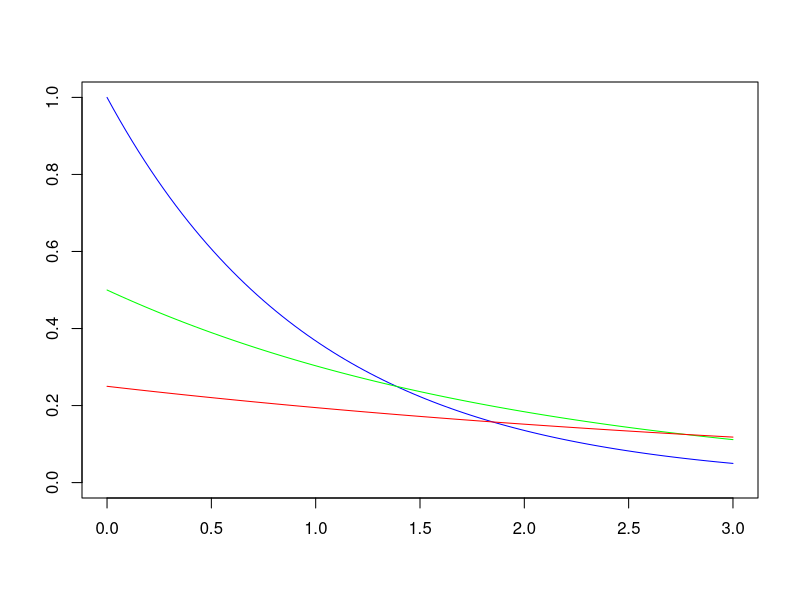
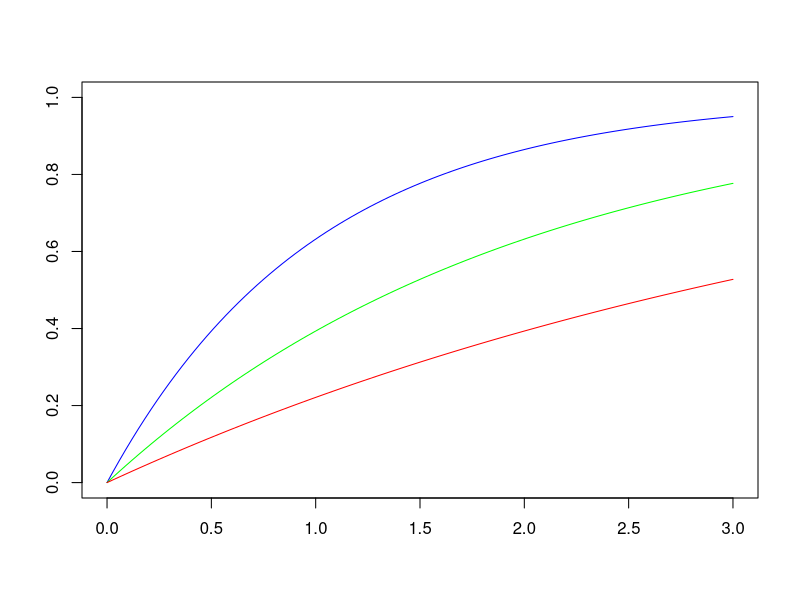
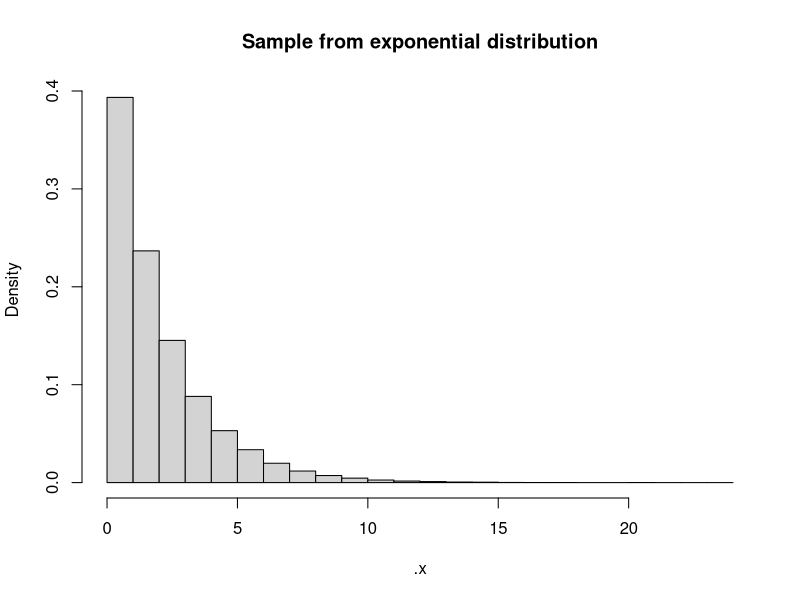
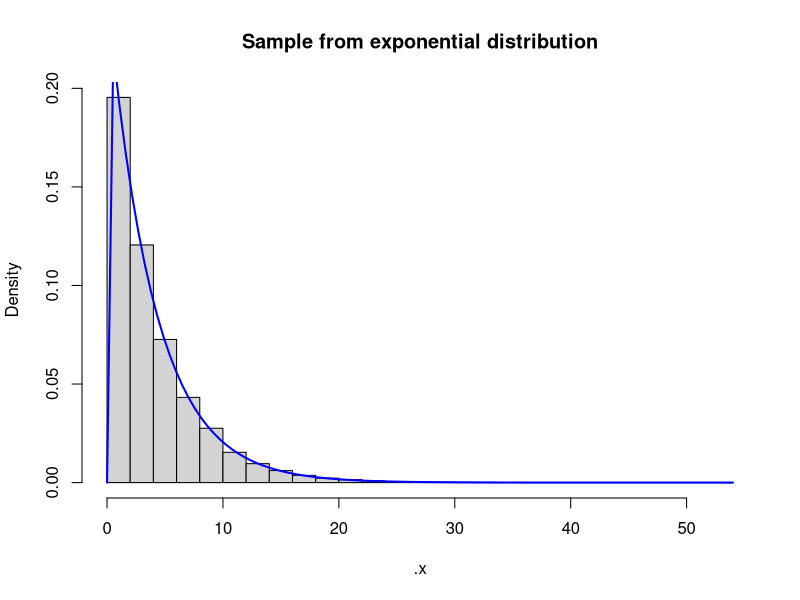
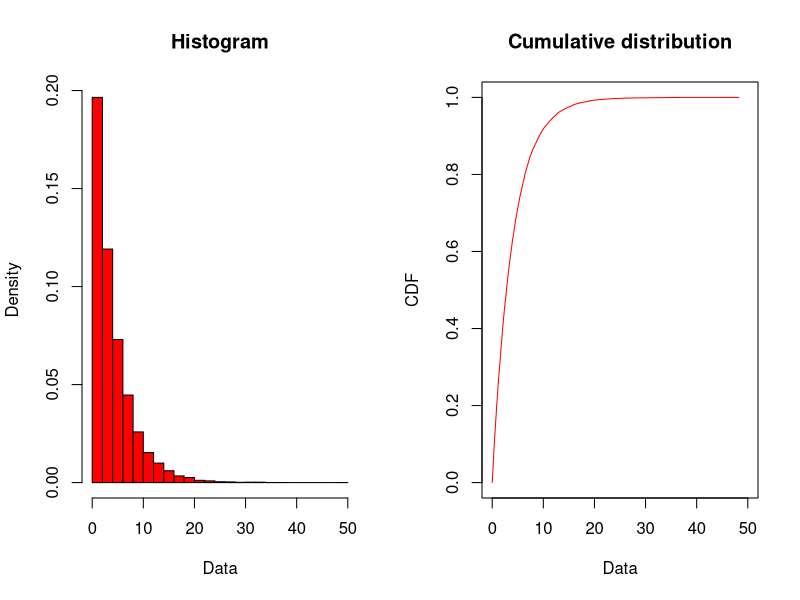
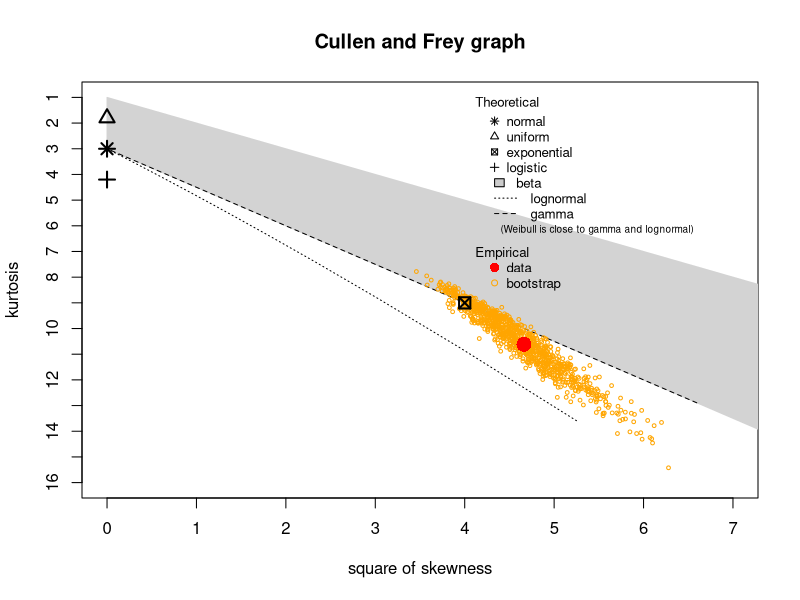
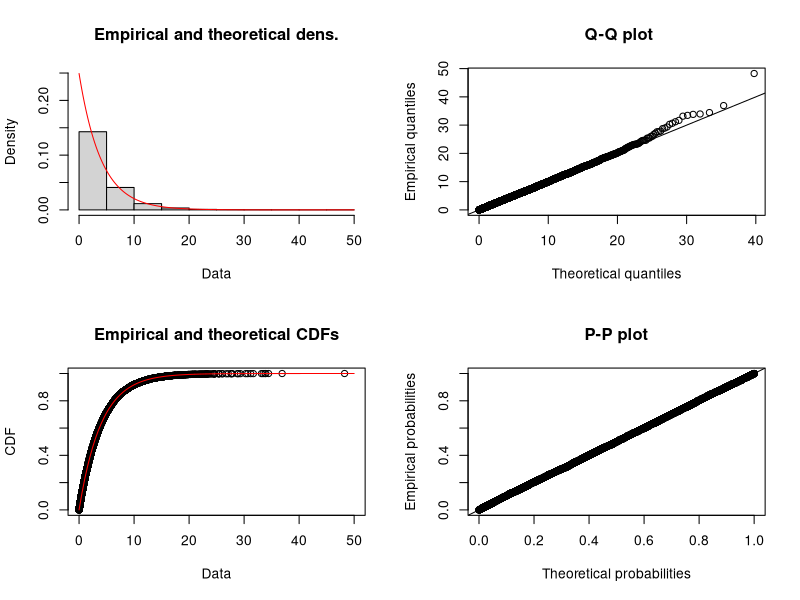
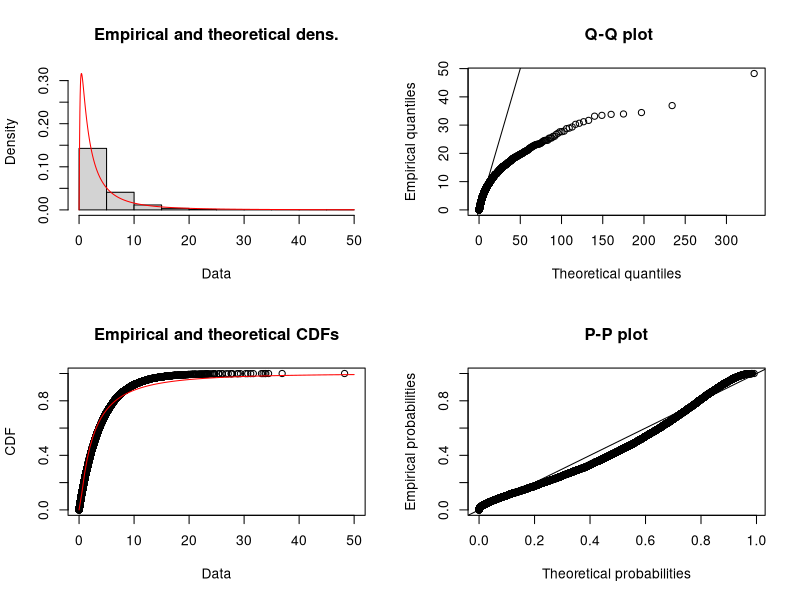

Source code (R) for these figures, in order:
##################################################
# EXPONENTIAL DISTRIBUTION
##################################################

##################################################
# Plot probability density function
dev.new()
plot(x=c(0,3), y=c(0,1), xlab="", ylab="", type="n")
curve(dexp(x=x, rate=1), col="blue", add=T)
curve(dexp(x=x, rate=1/2), col="green", add=T)
curve(dexp(x=x, rate=1/4), col="red", add=T)

# Plot cumulative density function
dev.new()
plot(x=c(0,3), y=c(0,1), xlab="", ylab="", type="n")
curve(pexp(q=x, rate=1), col="blue", add=T)
curve(pexp(q=x, rate=1/2), col="green", add=T)
curve(pexp(q=x, rate=1/4), col="red", add=T)

# Probability density function
lambda <- 1 # rate

xv <- seq(0,3,0.1)
lambda*exp(-lambda*xv) # density defined by this expression
dexp(x=xv, rate=lambda) # R-function, should give exactly the same result

# The mean is equal to 1/rate.

n <- 100000
lambda <- 0.5
.x <- rexp(n=n, rate=lambda)
hist(.x, breaks=30, col="lightgrey", freq=FALSE, main="Sample from exponential distribution")

mean(.x); 1/lambda

##################################################
# Generate random deviates
n <- 50000
lambda <- 1/4

.x <- rexp(n=n, rate=lambda)
range(.x)

# Create a histogram and draw the probability density function over the bars.
dev.new()
hist(.x, breaks=30, col="lightgrey", freq=FALSE, main="Sample from exponential distribution")
curve(dexp(x=x, rate=lambda), col="blue", lwd=2, add=T)

##################################################
# Estimate moments of a sample from the exponential distribution
# Requires 
library(fitdistrplus)
##################################################

# Create random sample from lognormal distribution
n <- 10000
lambda <- 0.25

.x <- rexp(n=n, rate=lambda)

plotdist(.x, breaks=30, col="red", type="l")

descdist(.x, boot=999)

f1.exp <- fitdist(.x, "exp") # Returns moments on log-scale
mean(.x); sd(.x) # For comparison
1/mean(.x)

summary(f1.exp)
gofstat(f1.exp)
plot(f1.exp)

# Compare with lognormal distribution
f1.lnorm <- fitdist(.x, "lnorm")
summary(f1.lnorm)
plot(f1.lnorm)

# Bootstrap
b1 <- bootdist(f1.exp, niter=100)
summary(b1)

plot(b1)

##################################################
